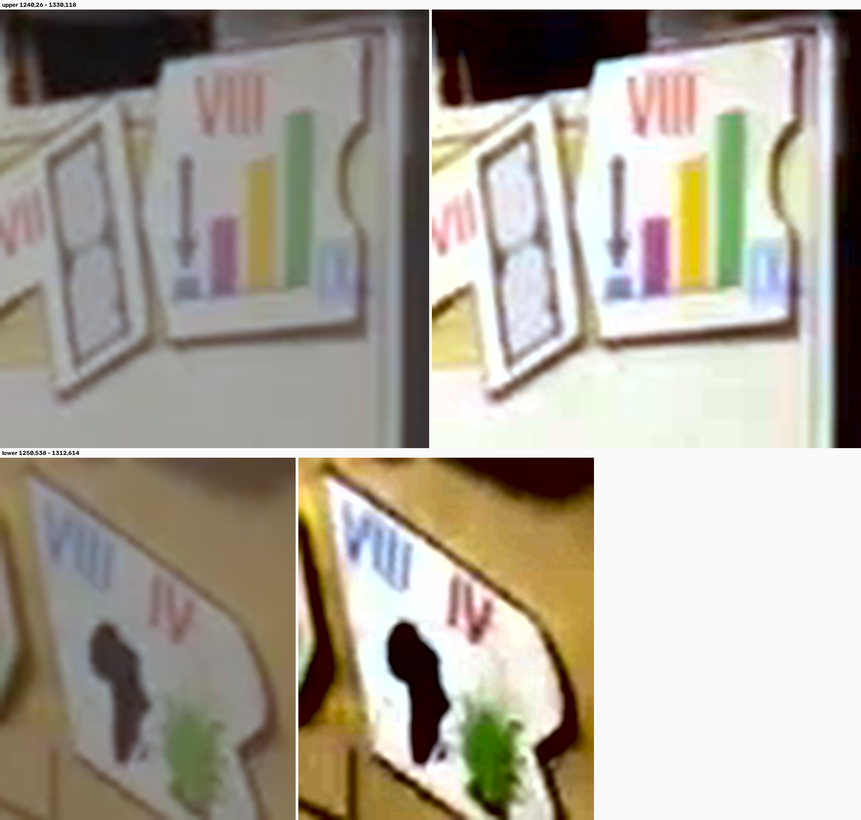
#> input picture tools/pieces/ANGLE2_CARDS.png, 861 x 820 px, shrunk from 2528 x 2408 before the run
$ python numcheck.py ANGLE2_CARDS.png 5
#> lines starting #> are read from the running program, lines starting #| are printed output that depends on the picture; after the words box and inside, x2 and y2 are one past the last pixel; in counts of white or black regions, pixels touching at a corner belong together
#!/usr/bin/env python3
"""numcheck.py RENDER.png [minarea] -- for one rectified card, report every ink
mark inside the card and whether it is red or blue against THAT card's own paper.

The card is the largest bright, low-saturation region; marks are only counted
inside its eroded convex hull, so the cardboard around it cannot be mistaken for
red ink. Red ink is high a* but not strongly yellow; the cardboard is warm in
both, which is what the db* column is there to show.
"""
import sys,cv2,numpy as np
im=cv2.imread(sys.argv[1]).astype(np.float32)
MIN=int(sys.argv[2]) if len(sys.argv)>2 else 250
g=im.reshape(-1,3); L=g.mean(1); ref=g[L>=np.percentile(L,88)].mean(0)
#> after `ref = g[L >= np.percentile(L, 88)].mean(0)`: ref = [250.5, 250.8, 250.3]
w=np.clip(im*(ref.mean()/ref),0,255).astype(np.uint8)
lab=cv2.cvtColor(w,cv2.COLOR_BGR2LAB).astype(np.float32)
Lc,A,B=lab[:,:,0],lab[:,:,1]-128,lab[:,:,2]-128
sat=np.hypot(A,B)
paper=((Lc>np.percentile(Lc,72))&(sat<np.percentile(sat,50))).astype(np.uint8)
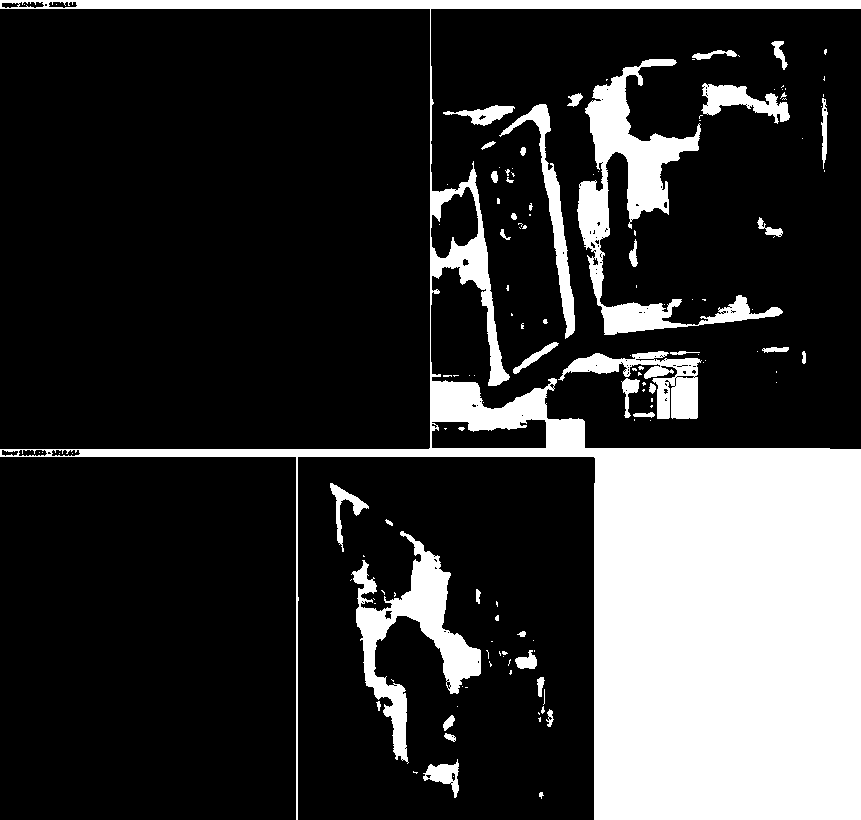
#> paper: shape (820, 861); values 0 (black) and 1 (white), 22% white; 137 white regions (97 under 20 px), largest, box (x1, y1, x2, y2) and area: (0, 0, 861, 820) 121645, (577, 59, 783, 335) 11889, (351, 531, 481, 764) 8304
paper=cv2.morphologyEx(paper,cv2.MORPH_CLOSE,np.ones((15,15),np.uint8))
#> paper: shape (820, 861); values 0 (black) and 1 (white), 23.3% white; 28 white regions (9 under 20 px), largest, box (x1, y1, x2, y2) and area: (0, 0, 861, 820) 149755, (350, 531, 537, 764) 10289, (330, 483, 369, 552) 852
n,lb,st,_=cv2.connectedComponentsWithStats(paper,8)
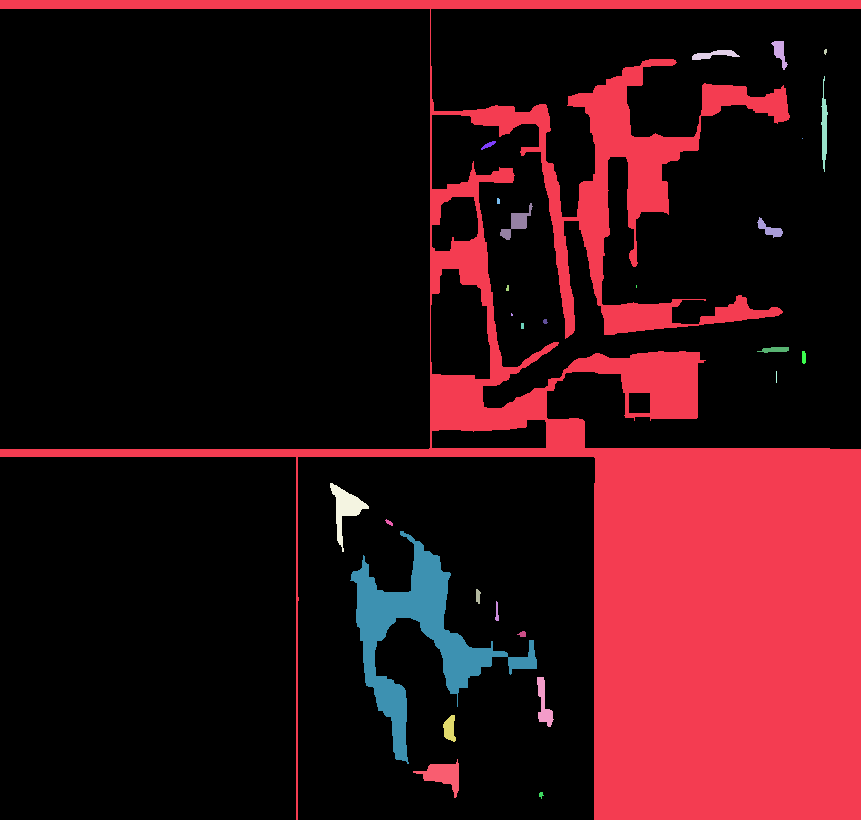
#> lb: shape (820, 861) int32; 29 distinct labels, from 0 to 28; one colour per label, 0 black
#> n = 29; st = 29 rows, first 6: [0, 9, 861, 811, 541801], [0, 0, 861, 820, 149755], [771, 41, 17, 29, 224], [824, 49, 3, 6, 14], [692, 50, 48, 10, 246], [821, 76, 7, 96, 347]
if n<2: sys.exit('no card found')
k=int(np.argmax(st[1:,4])+1); card=(lb==k).astype(np.uint8)
#> after `k = int(np.argmax(st[1:, 4]) + 1)`: k = 1
#> after `card = (lb == k).astype(np.uint8)`: card: shape (820, 861); values 0 (black) and 1 (white), 21.2% white; 1 white region
cnt,_=cv2.findContours(card,cv2.RETR_EXTERNAL,cv2.CHAIN_APPROX_SIMPLE)
#> cnt = 1 contour; box (x1, y1, x2, y2) and area: (0, 0, 861, 820) 154948
hull=cv2.convexHull(max(cnt,key=cv2.contourArea))
#> hull = [[860, 0], [860, 819], [296, 819], [0, 456], [0, 0]]
inside=np.zeros_like(card); cv2.drawContours(inside,[hull],-1,1,-1)
#> after `cv2.drawContours(inside, [hull], -1, 1, -1)`: inside: shape (820, 861); values 0 (black) and 1 (white), 92.4% white; 1 black region, box (x1, y1, x2, y2) and area: (0, 457, 296, 820) 53872
inside=cv2.erode(inside,np.ones((13,13),np.uint8)).astype(bool)
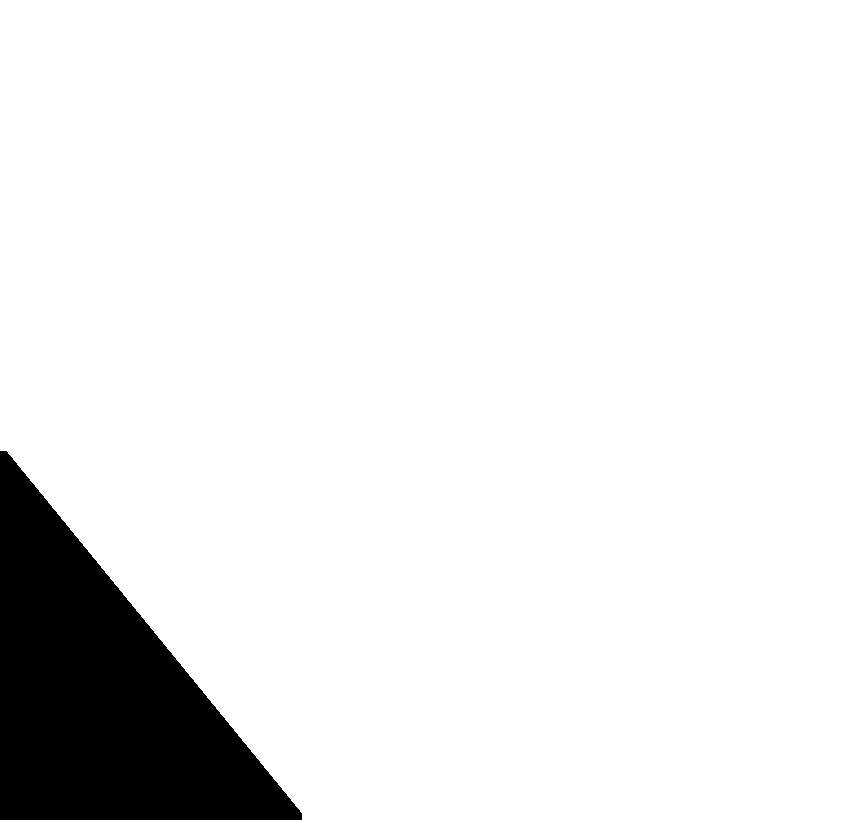
#> inside: shape (820, 861) bool; 91.8% white; 1 black region, box (x1, y1, x2, y2) and area: (0, 451, 302, 820) 57862
pm=card.astype(bool)&inside
#> pm: shape (820, 861) bool; 21.2% white; 1 white region, box (x1, y1, x2, y2) and area: (0, 0, 861, 820) 149677
pA,pB,pL=A[pm].mean(),B[pm].mean(),Lc[pm].mean()
#> pA = -0.201; pB = 0.364; pL = 249.3
print(f'{sys.argv[1]}  card paper L={pL:.1f} a*={pA:+.2f} b*={pB:+.2f}  (card = {pm.mean()*100:.0f}% of frame)')
#| ANGLE2_CARDS.png  card paper L=249.3 a*=-0.20 b*=+0.36  (card = 21% of frame)
ink=((Lc<pL-13)&inside)
#> ink: shape (820, 861) bool; 62.7% white; 80 black regions (50 under 20 px), largest, box (x1, y1, x2, y2) and area: (0, 0, 861, 820) 213556, (577, 50, 790, 335) 25570, (349, 530, 494, 765) 12343
ink=cv2.morphologyEx(ink.astype(np.uint8),cv2.MORPH_OPEN,np.ones((5,5),np.uint8))
#> ink: shape (820, 861); values 0 (black) and 1 (white), 62.4% white; 41 black regions (15 under 20 px), largest, box (x1, y1, x2, y2) and area: (0, 0, 861, 820) 214481, (563, 40, 790, 335) 26662, (349, 530, 556, 800) 17094
n2,lb2,st2,ce2=cv2.connectedComponentsWithStats(ink,8)
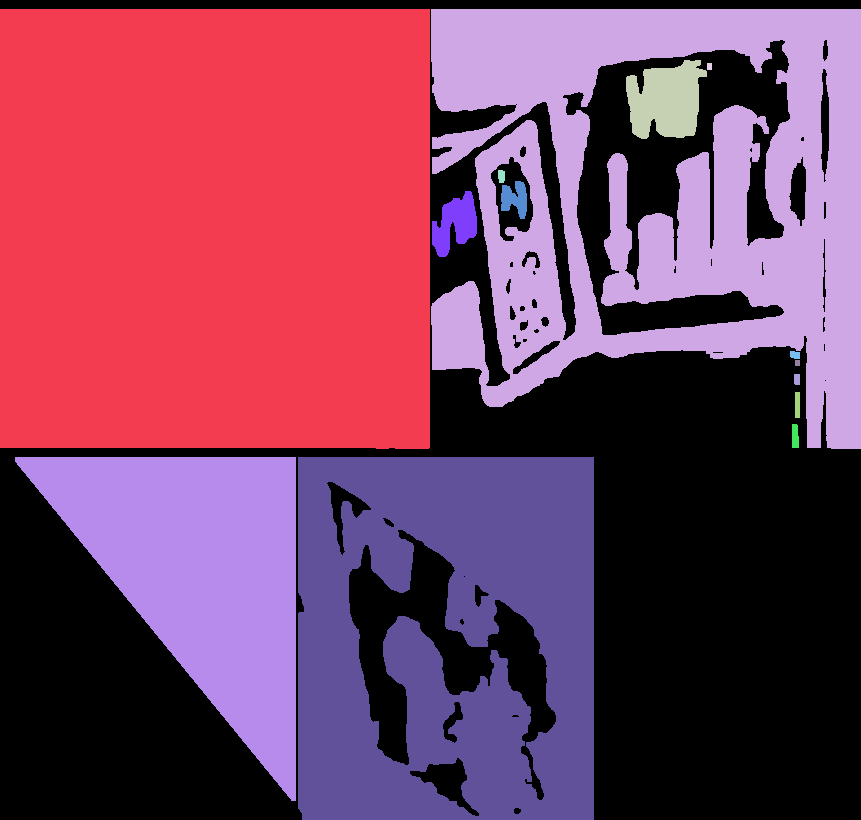
#> lb2: shape (820, 861) int32; 15 distinct labels, from 0 to 14; one colour per label, 0 black
#> n2 = 15; st2 = 15 rows, first 6: [0, 0, 861, 820, 265265], [0, 9, 430, 440, 188817], [431, 9, 430, 440, 107286], [626, 60, 81, 79, 4630], [707, 63, 5, 7, 35], [498, 170, 7, 13, 83]; ce2 = 15 rows, first 8: [521.4, 527.4], [214.5, 228.1], [662.1, 196.2], [665.7, 100.1], [709, 66], [501, 175.8], [514.6, 198.3], [454.9, 223.3]
rows=[]
for j in range(1,n2):
    x,y,ww,hh,ar=st2[j]
    if ar<MIN: continue
    m=lb2==j; da,db,dl=A[m].mean()-pA,B[m].mean()-pB,Lc[m].mean()-pL
    v='RED ' if (da>2.0 and db<6.0) else ('BLUE' if db<-3.0 and da<2.0 else 'dark')
    rows.append((ar,x,y,ww,hh,da,db,dl,v))
#> this loop made 14 passes
#> (x, y, ww, hh, ar, da, db, dl) on passes 1 to 12: (0, 9, 430, 440, 188817, 1.04, 2.64, -110.6), (431, 9, 430, 440, 107286, 2.01, 6.85, -112.6), (626, 60, 81, 79, 4630, 16.04, 8.09, -44.36), (707, 63, 5, 7, 35, -0.37, 6.29, -14.68), (498, 170, 7, 13, 83, 1.51, -5.6, -17.27), (501, 181, 26, 38, 656, 3.43, -4.87, -16.76), (432, 191, 45, 66, 1763, 15.03, 4.93, -35.87), (790, 351, 10, 8, 70, 0.63, 4.11, -14.32), (795, 360, 5, 6, 30, -1.67, 4.97, -13.28), (794, 374, 6, 11, 65, -1.84, 5.64, -13.28), (795, 392, 5, 26, 130, -2.26, 5.64, -13.28), (792, 424, 7, 24, 155, -2.49, 8.55, -14.03)
#> pass 1, `m = lb2 == j`:
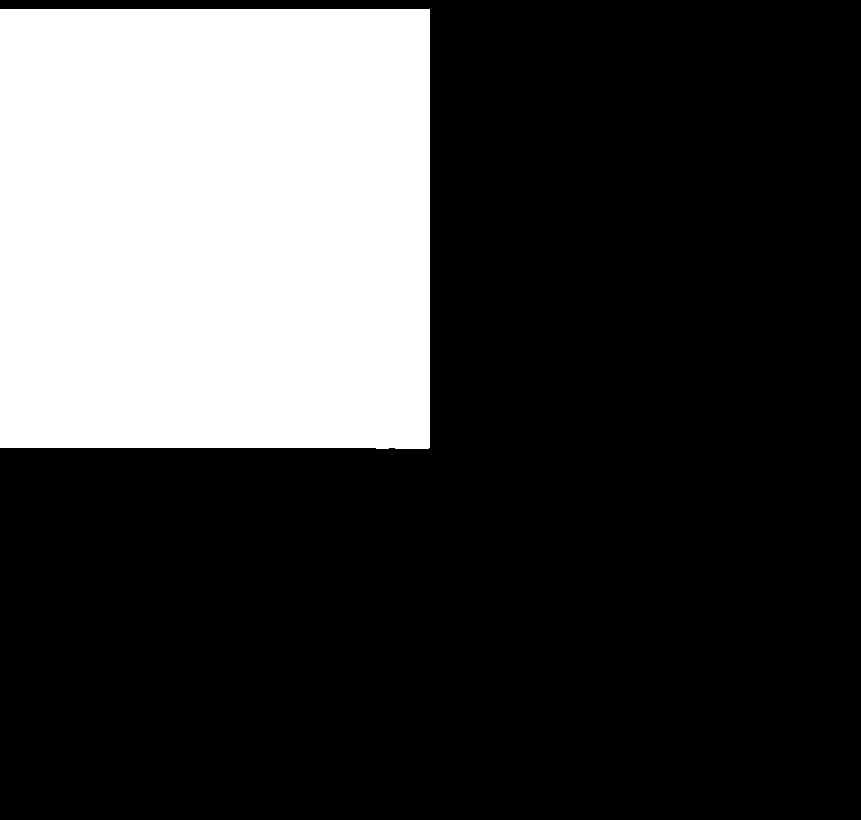
#> m: shape (820, 861) bool; 26.7% white; 1 white region, box (x1, y1, x2, y2) and area: (0, 9, 430, 449) 188817
#> pass 3, `m = lb2 == j`:
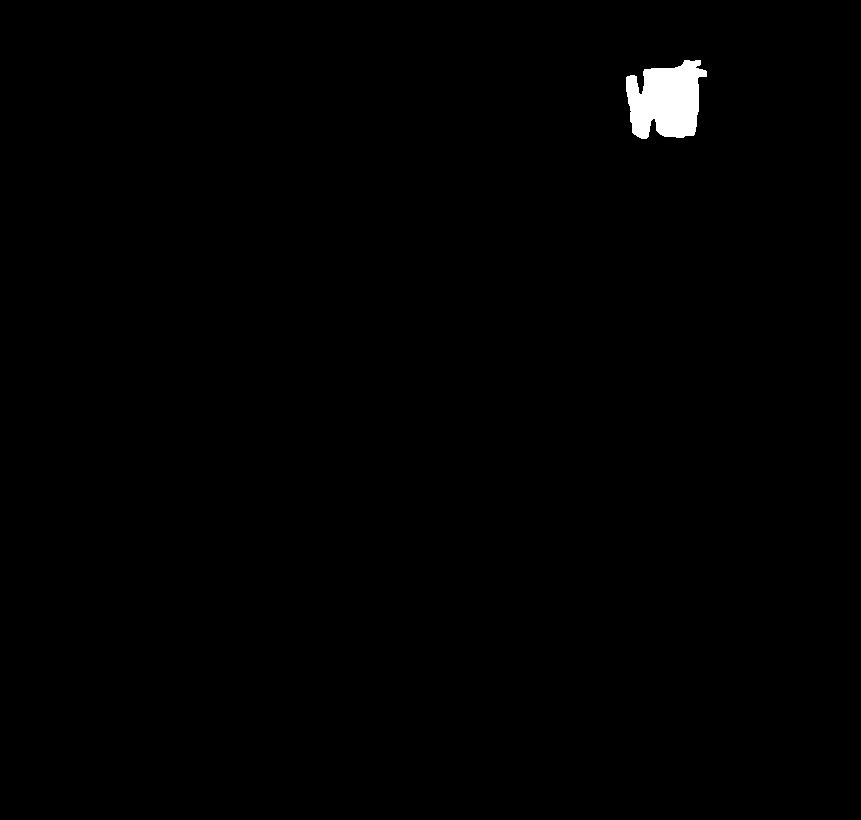
#> m: shape (820, 861) bool; 0.66% white; 1 white region, box (x1, y1, x2, y2) and area: (626, 60, 707, 139) 4630
#> after the loop, rows = 14 items
rows.sort(reverse=True)
for ar,x,y,ww,hh,da,db,dl,v in rows[:10]:
    print(f'  {v}  a={ar:6d} bbox=({x:4d},{y:4d}) {ww:3d}x{hh:3d}  da*={da:+6.2f} db*={db:+6.2f} dL={dl:+6.1f}')
#> this loop made 10 passes
#> (ar, x, y, ww, hh, da, db, dl) on passes 1 to 10: (188817, 0, 9, 430, 440, 1.04, 2.64, -110.6), (107286, 431, 9, 430, 440, 2.01, 6.85, -112.6), (87354, 298, 457, 296, 363, 4.8, 26.2, -119.2), (49681, 15, 457, 281, 344, 3.47, 13.09, -121.1), (4630, 626, 60, 81, 79, 16.04, 8.09, -44.36), (1763, 432, 191, 45, 66, 15.03, 4.93, -35.87), (656, 501, 181, 26, 38, 3.43, -4.87, -16.76), (155, 792, 424, 7, 24, -2.49, 8.55, -14.03), (130, 795, 392, 5, 26, -2.26, 5.64, -13.28), (83, 498, 170, 7, 13, 1.51, -5.6, -17.27)
#|   dark  a=188817 bbox=(   0,   9) 430x440  da*= +1.04 db*= +2.64 dL=-110.6
#|   dark  a=107286 bbox=( 431,   9) 430x440  da*= +2.01 db*= +6.85 dL=-112.6
#|   dark  a= 87354 bbox=( 298, 457) 296x363  da*= +4.80 db*=+26.20 dL=-119.2
#|   dark  a= 49681 bbox=(  15, 457) 281x344  da*= +3.47 db*=+13.09 dL=-121.1
#|   dark  a=  4630 bbox=( 626,  60)  81x 79  da*=+16.04 db*= +8.09 dL= -44.4
#|   RED   a=  1763 bbox=( 432, 191)  45x 66  da*=+15.03 db*= +4.93 dL= -35.9
#|   RED   a=   656 bbox=( 501, 181)  26x 38  da*= +3.43 db*= -4.87 dL= -16.8
#|   dark  a=   155 bbox=( 792, 424)   7x 24  da*= -2.49 db*= +8.55 dL= -14.0
#> (further printed lines are left out)

$ run again, on tools/pieces/C6_806b.png
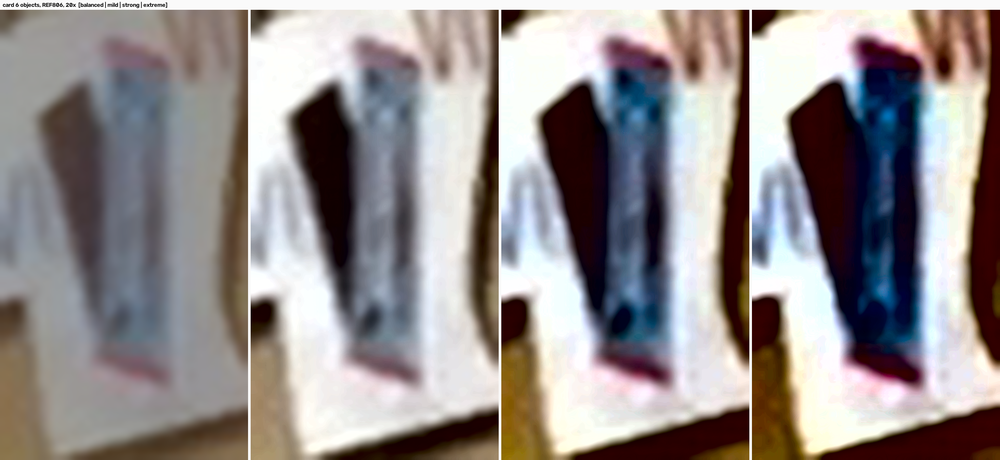
#> input picture tools/pieces/C6_806b.png, 1000 x 460 px, shrunk from 3064 x 1410 before the run
#> ref = [250.3, 252.8, 250.6]
#> lb: shape (460, 1000) int32; 6 distinct labels, from 0 to 5
#> n = 6; st = [[0, 9, 1000, 451, 341769], [0, 0, 1000, 460, 108883], [928, 88, 72, 331, 9273], [969, 95, 3, 2, 3], [276, 192, 2, 4, 6], [303, 218, 7, 20, 66]]
#> k = 1
#> card: shape (460, 1000); values 0 (black) and 1 (white), 23.7% white; 1 white region
#> cnt = 1 contour; box (x1, y1, x2, y2) and area: (0, 0, 1000, 460) 164458
#> hull = contour of 10 points, box (x1, y1, x2, y2) (0, 0, 1000, 460), area 378440
#> pm: shape (460, 1000) bool; 23.5% white; 1 white region, box (x1, y1, x2, y2) and area: (0, 0, 1000, 460) 108302
#> pA = 0.565; pB = 0.197; pL = 242.7
#| C6_806b.png  card paper L=242.7 a*=+0.57 b*=+0.20  (card = 24% of frame)
#> `n2,lb2,st2,ce2=cv2.connectedComponentsWithStats(ink,8)`:
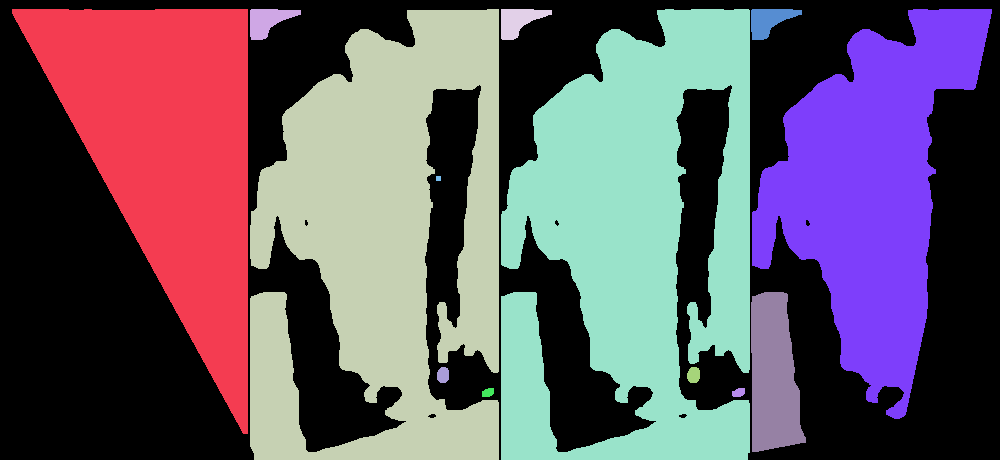
#> lb2: shape (460, 1000) int32; 14 distinct labels, from 0 to 13; one colour per label, 0 black
#> n2 = 14; st2 = 14 rows, first 6: [0, 0, 1000, 460, 201110], [12, 9, 236, 425, 51586], [250, 9, 51, 31, 918], [250, 9, 249, 451, 74654], [501, 9, 51, 31, 914], [501, 9, 249, 451, 74889]; ce2 = 14 rows, first 8: [480.4, 248.7], [168.1, 153.1], [267.2, 20.5], [382.4, 240.1], [518.1, 20.39], [633.3, 240], [768.5, 20.28], [870.7, 188.1]
#> the loop `for j in range(1,n2):` made 13 passes
#> (x, y, ww, hh, ar, da, db, dl) on passes 1 to 8: (12, 9, 236, 425, 51586, 2.04, 0.881, -110.6), (250, 9, 51, 31, 918, 1.39, 6.03, -94.2), (250, 9, 249, 451, 74654, 3.14, 0.947, -113.8), (501, 9, 51, 31, 914, 3.59, 9.25, -126.8), (501, 9, 249, 451, 74889, 6.62, 0.241, -142.6), (751, 9, 51, 31, 926, 5.97, 10.47, -142.8), (752, 9, 240, 410, 47735, 8.49, -10.18, -168.7), (436, 176, 5, 5, 25, 0.355, -0.237, -15.4)
#> pass 3, `m = lb2 == j`:
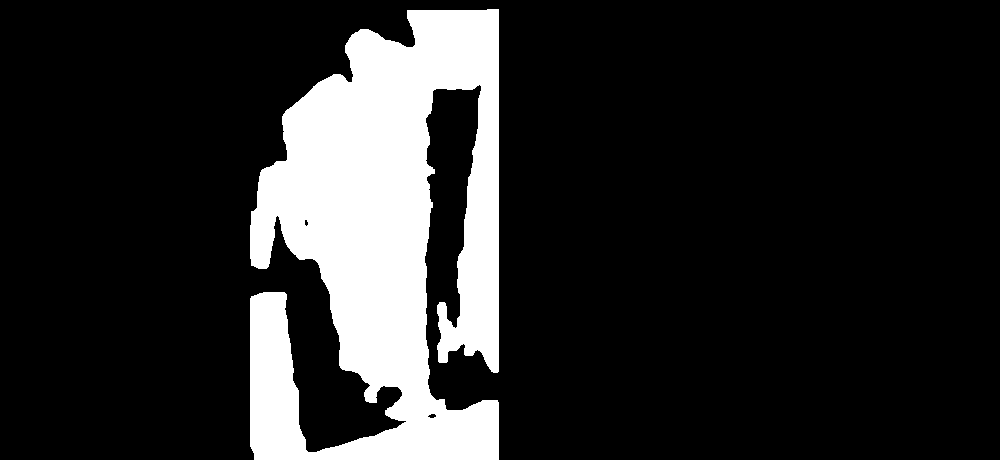
#> m: shape (460, 1000) bool; 16.2% white; 1 white region, box (x1, y1, x2, y2) and area: (250, 9, 499, 460) 74654
#> after the loop `for j in range(1,n2):`: rows = 13 items
#> the loop `for ar,x,y,ww,hh,da,db,dl,v in rows[:10]:` made 10 passes
#> (ar, x, y, ww, hh, da, db, dl) on passes 1 to 8: (74889, 501, 9, 249, 451, 6.62, 0.241, -142.6), (74654, 250, 9, 249, 451, 3.14, 0.947, -113.8), (51586, 12, 9, 236, 425, 2.04, 0.881, -110.6), (47735, 752, 9, 240, 410, 8.49, -10.18, -168.7), (6717, 751, 292, 55, 160, 12.7, 25.75, -164.9), (926, 751, 9, 51, 31, 5.97, 10.47, -142.8), (918, 250, 9, 51, 31, 1.39, 6.03, -94.2), (914, 501, 9, 51, 31, 3.59, 9.25, -126.8)
#> (printed output is left out)
